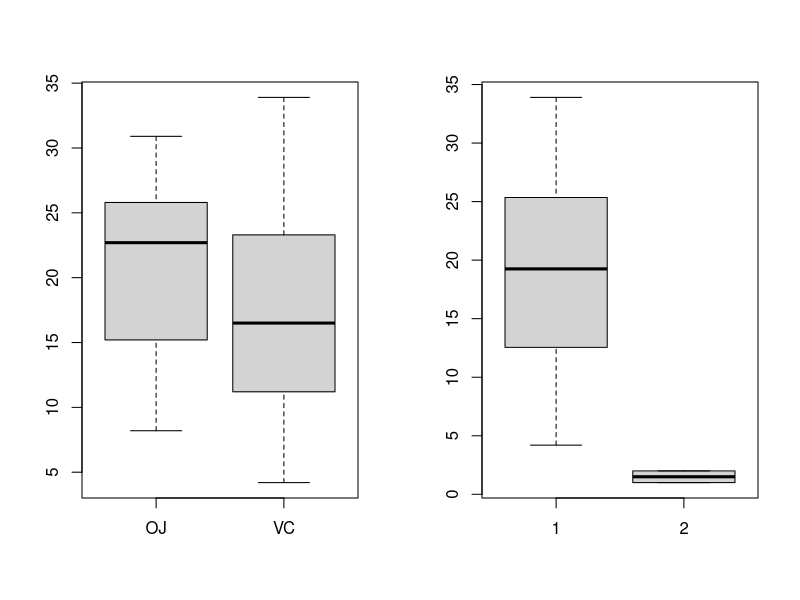
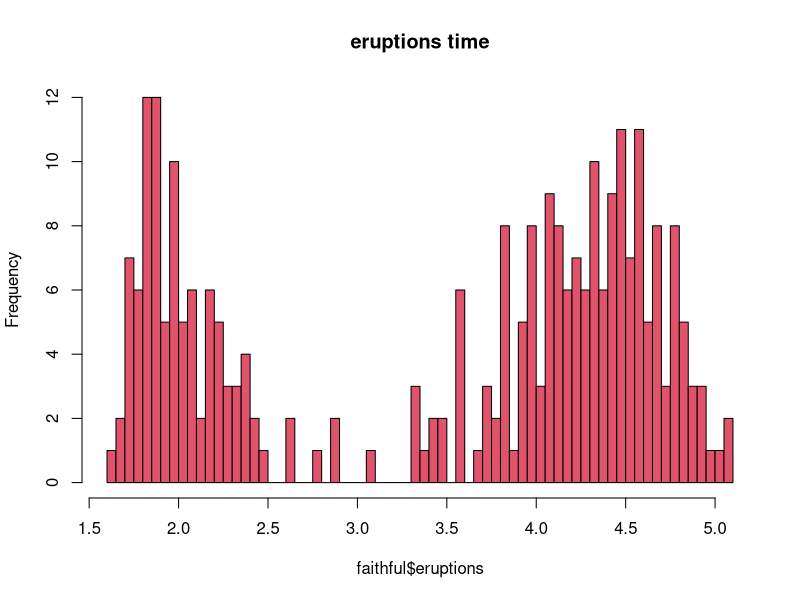
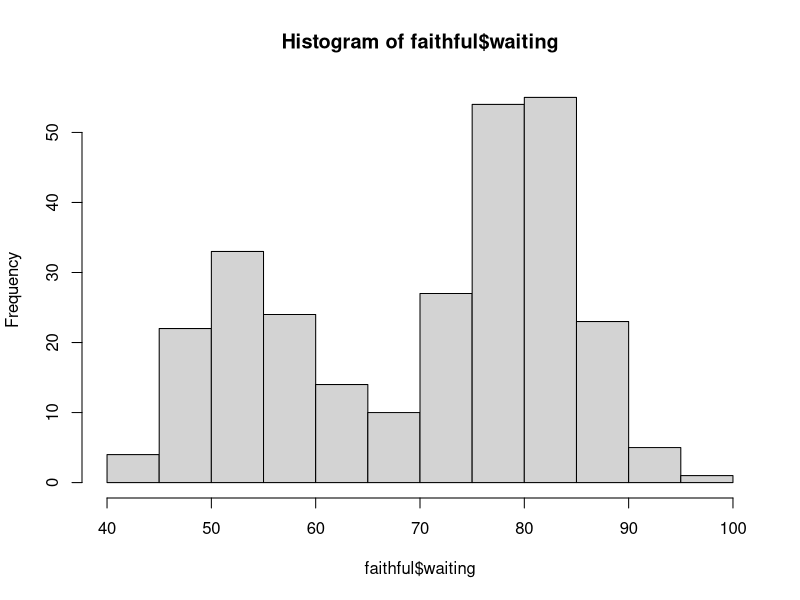
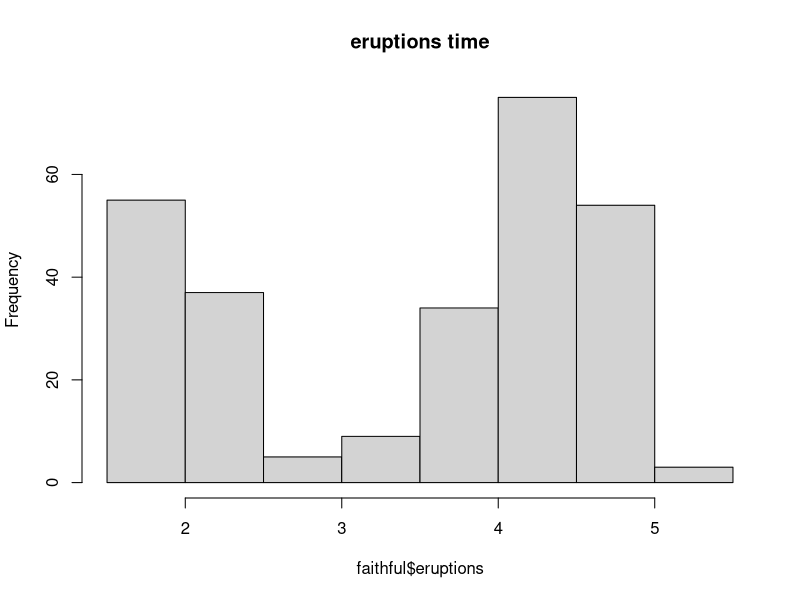
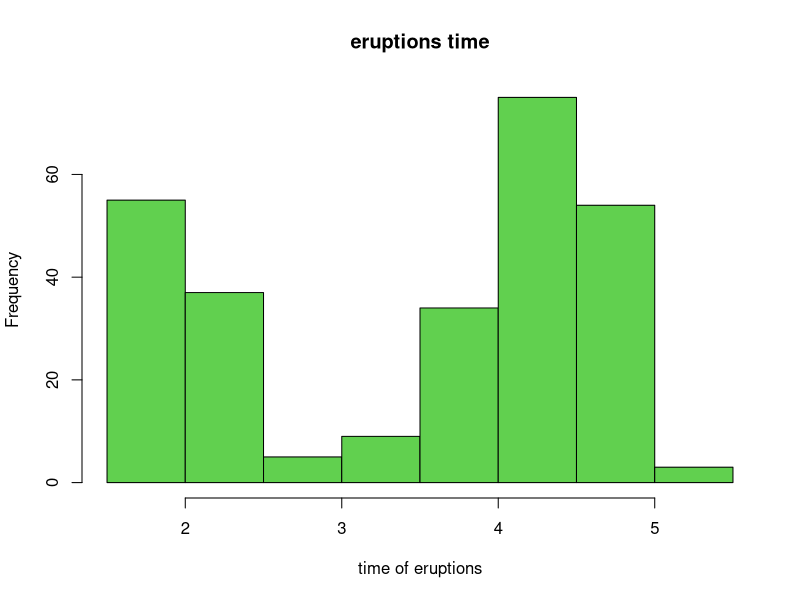
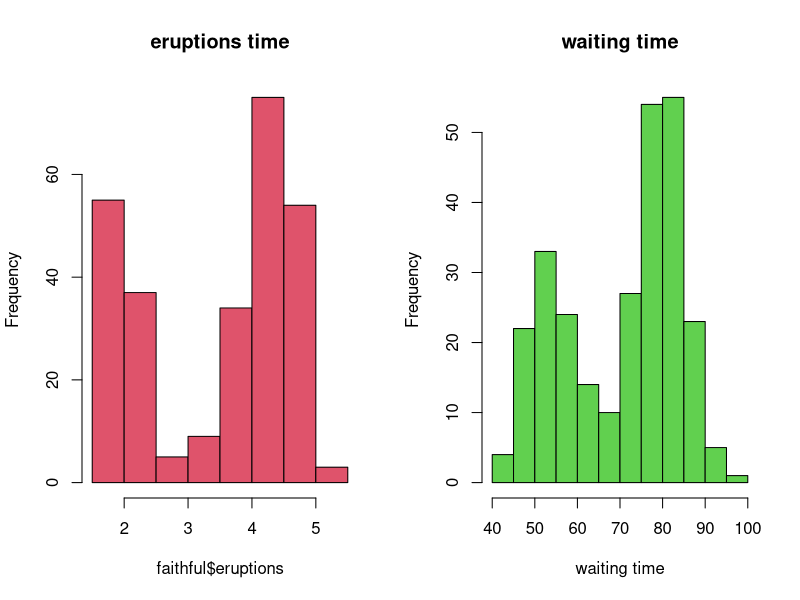

R code for these plots, in order:
###############################################
# The ToothGrowth data: practical session 2   #
###############################################

ToothGrowth # Dataset
names(ToothGrowth)  # Gets the column name of the data
t.test(len~supp,var.equal=TRUE, data=ToothGrowth)
# t.test(supp~len,var.equal=TRUE,data=ToothGrowth) -- This is wrong because grouping factor must have exactly 2 levels
# Grouping factor is after ~

par(mfrow=c(1,2))
boxplot(split(ToothGrowth$len,ToothGrowth$sup)) # This splits per group
boxplot(ToothGrowth$len,ToothGrowth$sup) # This splits per data/column
dev.off()

###############################################
# The faithful data: basic plot               #
###############################################

help(faithful)
faithful
faithful$eruption
mean(faithful$eruption)
x=faithful$eruption
mean(x)
median(x)
range(x)
min(x)
max(x)

hist(faithful$eruptions,main="eruptions time",col=2, nclass =50) 
hist(faithful$waiting) 
hist(faithful$eruptions,main="eruptions time") 
hist(faithful$eruptions,main="eruptions time",col=3,xlab="time of eruptions") 


par(mfrow=c(1,2))
hist(faithful$eruptions,main="eruptions time",col=2) 
hist(faithful$waiting,main="waiting time",col=3,xlab="waiting time") 
